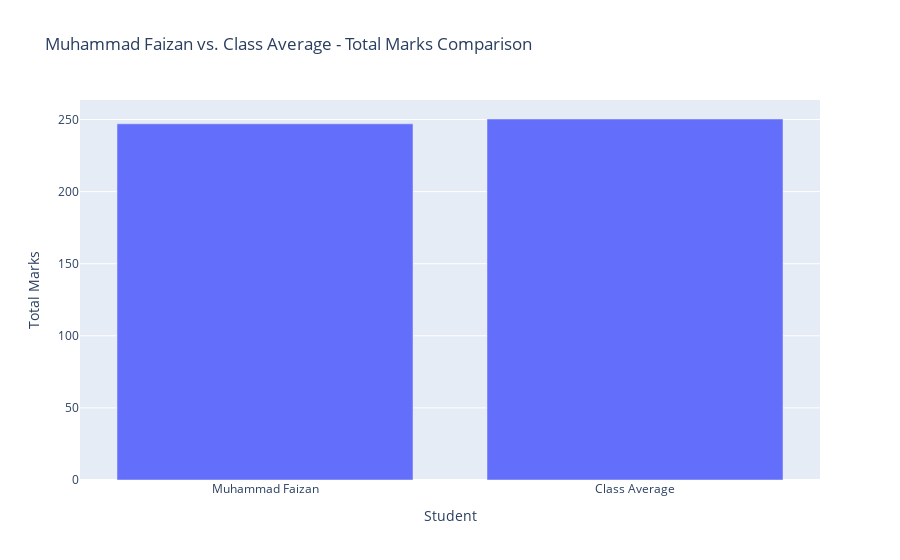

Notebook code cell kept with this figure:
### Code cell
# Assuming you have the DataFrame 'df' containing the student data
# Calculate the class average for 'Total Marks'
class_average = df['Obtained Marks'].mean()

# Filter the data for Muhammad Faizan
faizan = df[df['Student Name'] == 'Muhammad Faizan']

# Get Muhammad Faizan's total marks
muhammad_faizan_total_marks = faizan['Obtained Marks'].values[0]

# Create a DataFrame for comparison
comparison_data = pd.DataFrame({'Student': ['Muhammad Faizan', 'Class Average'],
                                'Total Marks': [muhammad_faizan_total_marks, class_average]})

# Create a bar chart using Plotly Express
fig = px.bar(comparison_data, x='Student', y='Total Marks', title='Muhammad Faizan vs. Class Average - Total Marks Comparison')

# Show the chart
fig.show()

### Figure 1 — Plotly figure (JSON) as saved in the notebook; plotly's stock layout.template omitted (floating-point values rounded to 4 significant figures)
{"data": [{"alignmentgroup": "True", "hovertemplate": "Student=%{x}<br>Total Marks=%{y}<extra></extra>", "legendgroup": "", "marker": {"color": "#636efa", "pattern": {"shape": ""}}, "name": "", "offsetgroup": "", "orientation": "v", "showlegend": false, "textposition": "auto", "type": "bar", "x": ["Muhammad Faizan", "Class Average"], "xaxis": "x", "y": [247, 250.3], "yaxis": "y"}], "layout": {"barmode": "relative", "legend": {"tracegroupgap": 0}, "title": {"text": "Muhammad Faizan vs. Class Average - Total Marks Comparison"}, "xaxis": {"anchor": "y", "domain": [0, 1], "title": {"text": "Student"}}, "yaxis": {"anchor": "x", "domain": [0, 1], "title": {"text": "Total Marks"}}}}
